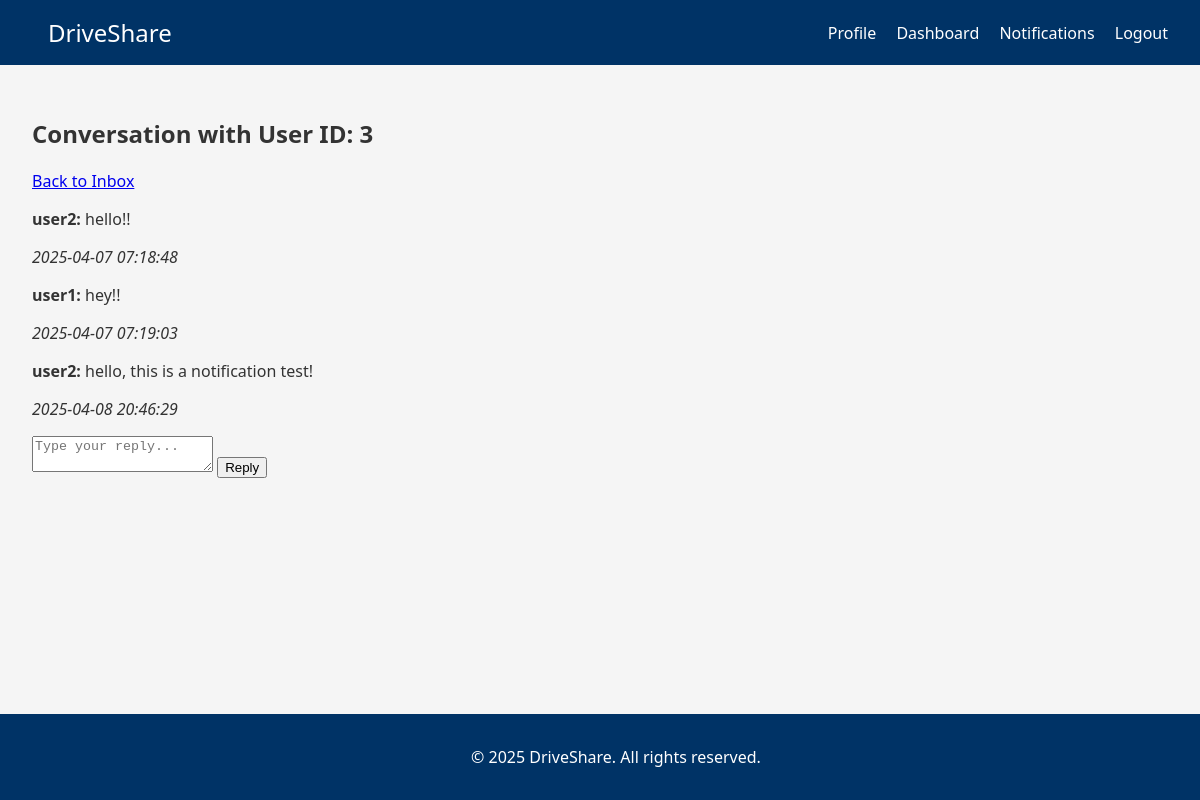
The app's page /messages/3 (signed in) with its own data.
### tables this page shows
CREATE TABLE messages (
                id INTEGER PRIMARY KEY AUTOINCREMENT,
                sender_id INTEGER NOT NULL,
                receiver_id INTEGER NOT NULL,
                content TEXT NOT NULL,
                timestamp TIMESTAMP DEFAULT CURRENT_TIMESTAMP,
                is_read BOOLEAN DEFAULT 0,
                FOREIGN KEY(sender_id) REFERENCES users(id) ON DELETE CASCADE,
                FOREIGN KEY(receiver_id) REFERENCES users(id) ON DELETE CASCADE
            );

CREATE TABLE users (
                id INTEGER PRIMARY KEY AUTOINCREMENT,
                email TEXT UNIQUE NOT NULL,
                password TEXT NOT NULL,
                security_q1 TEXT NOT NULL,
                security_q2 TEXT NOT NULL,
                security_q3 TEXT NOT NULL,
                full_name TEXT,
                role TEXT DEFAULT 'user',
                balance REAL DEFAULT 0.0,
                created_at TIMESTAMP DEFAULT CURRENT_TIMESTAMP
            );

### routes.py (the view)
    @app.route("/messages/<int:user_id>")
    def message_thread(user_id):
        if not UserSession.get_instance().is_authenticated():
            flash("Please log in to view messages.")
            return redirect(url_for("login"))
        current_user_id = UserSession.get_instance().user_id
        try:
            with sqlite3.connect("database.db") as conn:
                conn.row_factory = sqlite3.Row
                cursor = conn.cursor()
                cursor.execute('''
                    SELECT m.id, m.sender_id, m.receiver_id, m.content, m.timestamp, u.full_name AS sender_name
                    FROM messages m
                    JOIN users u ON m.sender_id = u.id
                    WHERE (m.sender_id = ? AND m.receiver_id = ?)
                    OR (m.sender_id = ? AND m.receiver_id = ?)
                    ORDER BY m.timestamp ASC
                ''', (current_user_id, user_id, user_id, current_user_id))
                messages= cursor.fetchall()
            return render_template("message_thread.html", user_id=user_id, messages=messages)
        except Exception as e:
            flash(f"Error retrieving messages: {str(e)}")
        return render_template("message_thread.html", user_id=user_id, messages=messages)

### app.py (called while the page is built)
@app.context_processor
def inject_user_session():
    return dict(is_authenticated=UserSession.get_instance().is_authenticated())

### routes.py (called while the page is built)
    @staticmethod
    def get_instance():
        if UserSession._instance is None:
            UserSession()
        return UserSession._instance

    def is_authenticated(self):
        return self.user_id is not None

### templates/message_thread.html
{% extends 'base.html' %}
{% block content %}
<h2>Conversation with User ID: {{ user_id }}</h2>
<a href="{{ url_for('inbox') }}" class="btn">Back to Inbox</a>
<div class="messages">
    {% if messages %}
        {% for message in messages %}
            <div class="message-item">
                <p><strong>{{ message['sender_name'] }}:</strong> {{ message['content'] }}</p>
                <p><em>{{ message['timestamp'] }}</em></p>
            </div>
        {% endfor %}
    {% else %}
        <p>No messages in this conversation yet.</p>
    {% endif %}
</div>
<form method="POST" action="{{ url_for('send_reply', receiver_id=user_id) }}">
    <textarea name="message" placeholder="Type your reply..." required></textarea>
    <button type="submit">Reply</button>
</form>
{% endblock %}

### static/css/styles.css (style rules this page uses)
body { margin: 0; font-family: 'Segoe UI', Tahoma, Geneva, Verdana, sans-serif; background-color: #f5f5f5; color: #333; }

### records on screen
messages: sender_name "user2", content "hello!!", timestamp "2025-04-07 07:18:48"
messages: sender_name "user1", content "hey!!", timestamp "2025-04-07 07:19:03"
messages: sender_name "user2", content "hello, this is a notification test!", timestamp "2025-04-08 20:46:29"

### other values on screen
{{ user_id }} "3"
